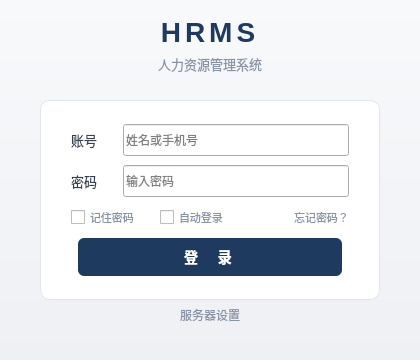
<?xml version="1.0" encoding="UTF-8"?>
<ui version="4.0">
 <class>LoginWindow</class>
 <widget class="QWidget" name="LoginWindow">
  <property name="geometry">
   <rect>
    <x>0</x>
    <y>0</y>
    <width>420</width>
    <height>360</height>
   </rect>
  </property>
  <property name="windowTitle">
   <string>HRMS - 系统登录</string>
  </property>
  <property name="styleSheet">
   <string notr="true">QWidget#LoginWindow { background: qlineargradient(x1:0,y1:0,x2:0,y2:1, stop:0 #f8f9fb, stop:1 #eef0f4); }</string>
  </property>
  <layout class="QVBoxLayout" name="mainLayout">
   <property name="alignment">
    <set>Qt::AlignCenter</set>
   </property>
   <property name="leftMargin">
    <number>40</number>
   </property>
   <property name="rightMargin">
    <number>40</number>
   </property>
   <item>
    <widget class="QLabel" name="label_title">
     <property name="text">
      <string>HRMS</string>
     </property>
     <property name="alignment">
      <set>Qt::AlignCenter</set>
     </property>
     <property name="styleSheet">
      <string notr="true">font-size: 28px; font-weight: 700; color: #1e3a5f; letter-spacing: 4px;</string>
     </property>
    </widget>
   </item>
   <item>
    <widget class="QLabel" name="label_subtitle">
     <property name="text">
      <string>人力资源管理系统</string>
     </property>
     <property name="alignment">
      <set>Qt::AlignCenter</set>
     </property>
     <property name="styleSheet">
      <string notr="true">font-size: 13px; color: #8893a4; margin-bottom: 20px;</string>
     </property>
    </widget>
   </item>
   <item>
    <widget class="QFrame" name="loginCard">
     <property name="minimumSize">
      <size><width>320</width><height>200</height></size>
     </property>
     <property name="maximumSize">
      <size><width>380</width><height>230</height></size>
     </property>
     <property name="styleSheet">
      <string notr="true">QFrame#loginCard { background: #fff; border: 1px solid #e2e5ea; border-radius: 10px; }</string>
     </property>
     <layout class="QVBoxLayout" name="cardLayout">
      <property name="leftMargin">
       <number>30</number>
      </property>
      <property name="rightMargin">
       <number>30</number>
      </property>
      <property name="topMargin">
       <number>20</number>
      </property>
      <property name="bottomMargin">
       <number>20</number>
      </property>
      <item>
       <layout class="QHBoxLayout" name="accountRow">
        <property name="spacing"><number>12</number></property>
        <item>
         <widget class="QLabel" name="label">
          <property name="text"><string>账号</string></property>
          <property name="minimumSize"><size><width>40</width><height>20</height></size></property>
          <property name="styleSheet"><string>color: #374151; font-size: 13px;</string></property>
         </widget>
        </item>
        <item>
         <widget class="QLineEdit" name="lineEdit_account">
          <property name="placeholderText"><string>姓名或手机号</string></property>
          <property name="minimumSize"><size><width>220</width><height>32</height></size></property>
         </widget>
        </item>
       </layout>
      </item>
      <item>
       <layout class="QHBoxLayout" name="passwordRow">
        <property name="spacing"><number>12</number></property>
        <item>
         <widget class="QLabel" name="label_2">
          <property name="text"><string>密码</string></property>
          <property name="minimumSize"><size><width>40</width><height>20</height></size></property>
          <property name="styleSheet"><string>color: #374151; font-size: 13px;</string></property>
         </widget>
        </item>
        <item>
         <widget class="QLineEdit" name="lineEdit_password">
          <property name="echoMode"><enum>QLineEdit::Password</enum></property>
          <property name="placeholderText"><string>输入密码</string></property>
          <property name="minimumSize"><size><width>220</width><height>32</height></size></property>
         </widget>
        </item>
       </layout>
      </item>
      <item>
       <layout class="QHBoxLayout" name="checkRow">
        <property name="spacing"><number>20</number></property>
        <item>
         <widget class="QCheckBox" name="checkRemember">
          <property name="text"><string>记住密码</string></property>
          <property name="styleSheet"><string>color:#8893a4;font-size:11px;</string></property>
         </widget>
        </item>
        <item>
         <widget class="QCheckBox" name="checkAutoLogin">
          <property name="text"><string>自动登录</string></property>
          <property name="styleSheet"><string>color:#8893a4;font-size:11px;</string></property>
         </widget>
        </item>
        <item>
         <spacer name="horizontalSpacer_checkRow">
          <property name="orientation">
           <enum>Qt::Horizontal</enum>
          </property>
          <property name="sizeHint" stdset="0">
           <size>
            <width>40</width>
            <height>20</height>
           </size>
          </property>
         </spacer>
        </item>
        <item>
         <widget class="QPushButton" name="btnForgotPassword">
          <property name="text">
           <string>忘记密码？</string>
          </property>
          <property name="styleSheet">
           <string notr="true">QPushButton { background: transparent; color: #8893a4; border: none; font-size: 11px; } QPushButton:hover { color: #1e3a5f; text-decoration: underline; }</string>
          </property>
         </widget>
        </item>
       </layout>
      </item>
      <item>
       <layout class="QHBoxLayout" name="btnRow">
        <item>
         <spacer><property name="orientation"><enum>Qt::Horizontal</enum></property></spacer>
        </item>
        <item>
         <widget class="QPushButton" name="btnLogin">
          <property name="text"><string>登  录</string></property>
          <property name="minimumSize"><size><width>260</width><height>38</height></size></property>
          <property name="styleSheet">
           <string notr="true">QPushButton { background: #1e3a5f; color: #fff; border: none; border-radius: 6px; font-size: 14px; font-weight: 600; letter-spacing: 4px; } QPushButton:hover { background: #2a5080; } QPushButton:pressed { background: #162d4a; }</string>
          </property>
         </widget>
        </item>
        <item>
         <spacer><property name="orientation"><enum>Qt::Horizontal</enum></property></spacer>
        </item>
       </layout>
      </item>
     </layout>
    </widget>
   </item>
   <item>
    <widget class="QPushButton" name="btnServerSettings">
     <property name="text"><string>服务器设置</string></property>
     <property name="styleSheet">
      <string notr="true">QPushButton { background: transparent; color: #8893a4; border: none; font-size: 12px; } QPushButton:hover { color: #1e3a5f; }</string>
     </property>
    </widget>
   </item>
   <item>
    <widget class="QLabel" name="label_status">
     <property name="text"><string></string></property>
     <property name="alignment"><set>Qt::AlignCenter</set></property>
     <property name="wordWrap"><bool>true</bool></property>
     <property name="styleSheet"><string>color: #d14343; font-size: 12px;</string></property>
    </widget>
   </item>
  </layout>
 </widget>
 <resources/>
 <connections/>
</ui>
